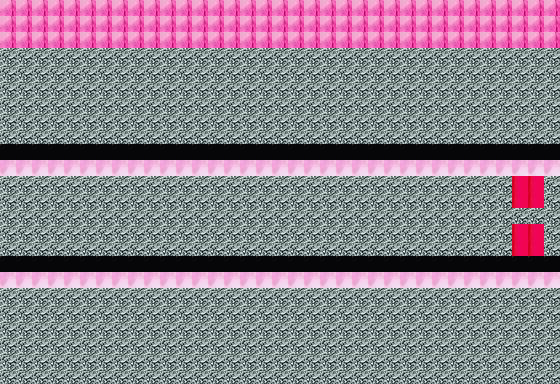

Below is a game level as drawn by its tile map, then a one-line description and the .tmx that defines it (tile-layer data replaced by summaries):
An orthogonal 35x24 tile map with 16x16 px tiles, 1 tile layer (Tile Layer 1).

<map version="1.5" tiledversion="1.6.0" orientation="orthogonal" renderorder="right-down" width="35" height="24" tilewidth="16" tileheight="16" infinite="0" nextlayerid="2" nextobjectid="1">
 <tileset firstgid="1" source="menu.tsx" />
 <layer id="1" name="Tile Layer 1" width="35" height="24">
  <data>[840 cells, 840 non-empty, 5 distinct tile ids]</data>
 </layer>
</map>